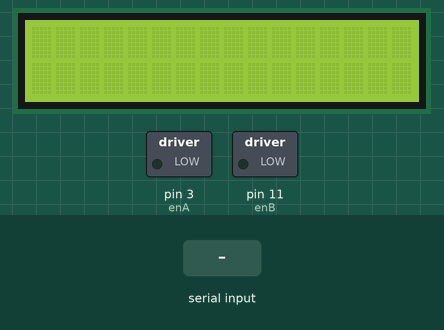
This sketch was run on a simulated Arduino Uno, built with avr-gcc and run on an emulated ATmega328P. Parts: 16×2 character LCD, switched loads named in the sketch (green lamp = pin HIGH). The inputs (shaded band) are chosen by the test bench.

Above: at 1.2 s.
1.3 s: "L" received over Serial
At 2.7 s:
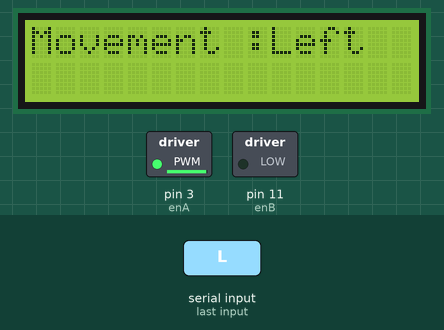
3.0 s: "F" received over Serial
At 4.0 s:
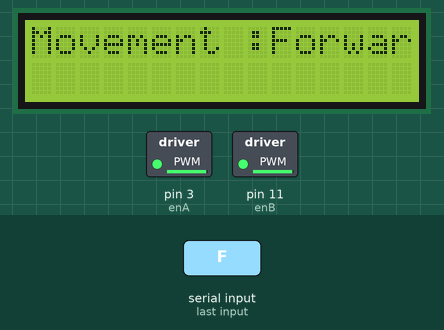
4.6 s: "B" received over Serial
At 5.2 s:
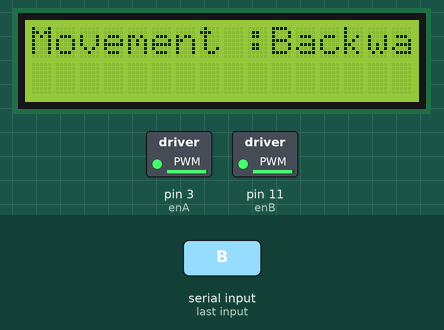
6.2 s: "R" received over Serial
At 7.6 s:
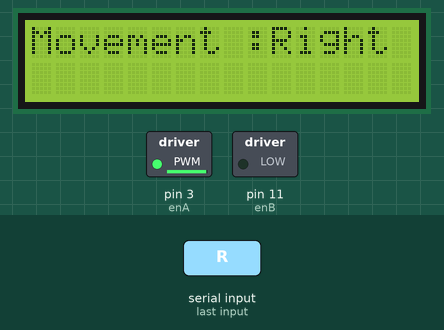
7.9 s: "F" received over Serial
At 7.95 s:
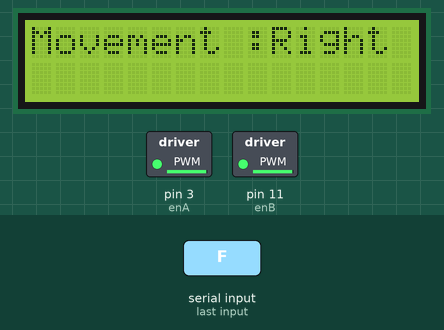
9.5 s: "L" received over Serial
At 9.65 s:
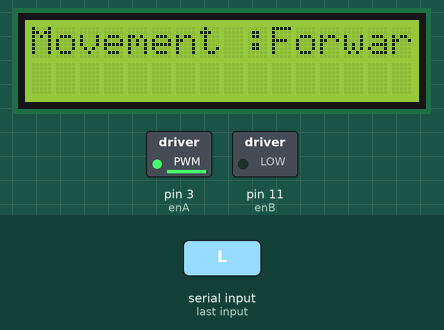
Timing chart, 0 to 12.2 s (numbered marks = the images above; inputs shaded):
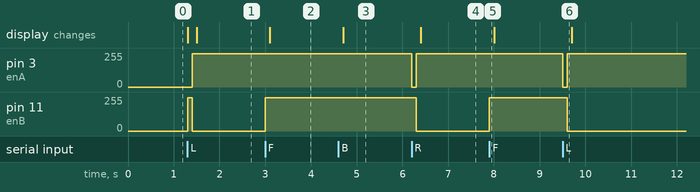

Measured:
- after the input at 1.3 s, pin 3 (enA): 0/255 → 250/255 after 0.10 s; pin 11 (enB): 0/255 → 250/255 at once, → 0/255 0.10 s later; the display: first changes at once (image 1 shows a later state)
- after the input at 3.0 s, pin 11 (enB): 0/255 → 250/255 at once; the display: changes after 0.10 s (image 2)
- after the input at 4.6 s, the display: changes after 0.10 s (image 3)
- after the input at 6.2 s, pin 3 (enA): 250/255 → 0/255 at once, → 250/255 0.10 s later; pin 11 (enB): 250/255 → 0/255 after 0.10 s; the display: changes after 0.20 s (image 4)
- after the input at 7.9 s, pin 11 (enB): 0/255 → 250/255 at once
- after the input at 9.5 s, pin 3 (enA): 250/255 → 0/255 at once, → 250/255 0.10 s later; pin 11 (enB): 250/255 → 0/255 after 0.10 s

The sketch:

Bluetooth_Controlled_Car.ino
```cpp
#include <Arduino.h>
#include <L298N.h>
#include <Wire.h>
#include <LiquidCrystal.h>

// Motor A connections
int enA = 3;   //  left 1 & 2
int in1 = A1;  //1 & 4
int in2 = A2;  //2 & 3

// Motor B connections
int enB = 11;  //  right 3 & 4

const int rs = 8, en = 9, d4 = 4, d5 = 5, d6 = 6, d7 = 7;
LiquidCrystal lcd(rs, en, d4, d5, d6, d7);

char command;

void setup() {
  Serial.begin(9600);  //Set the baud rate to your Bluetooth module.
  lcd.begin(16, 2);
}

void stop(int i) {
  // Stop the motors
  analogWrite(enA, 0);
  analogWrite(enB, 0);
  digitalWrite(in1, LOW);
  digitalWrite(in2, LOW);
  delay(i);
}

void foward(int i, int speed) {

  analogWrite(enA, speed);
  analogWrite(enB, speed);
  digitalWrite(in1, LOW);
  digitalWrite(in2, HIGH);
  delay(i);
}

void reverse(int i, int speed) {

  analogWrite(enA, speed);
  analogWrite(enB, speed);
  digitalWrite(in1, HIGH);
  digitalWrite(in2, LOW);
  delay(i);
}

void L(int i, int speed) {
  //LEFT
  analogWrite(enA, 0);
  analogWrite(enB, speed);
  digitalWrite(in1, LOW);
  digitalWrite(in2, HIGH);
  delay(i);
}

void L1(int i, int speed) {

  analogWrite(enA, 0);
  analogWrite(enB, speed);
  digitalWrite(in1, HIGH);
  digitalWrite(in2, LOW);
  delay(i);
  analogWrite(enA, speed);
  analogWrite(enB, 0);
  digitalWrite(in1, LOW);
  digitalWrite(in2, HIGH);
  delay(i);
}

void R(int i, int speed) {
  //RIGHT
  analogWrite(enB, 0);
  analogWrite(enA, speed);
  digitalWrite(in1, LOW);
  digitalWrite(in2, HIGH);
  delay(i);
}

void R1(int i, int speed) {

  analogWrite(enA, 0);
  analogWrite(enB, speed);
  digitalWrite(in1, LOW);
  digitalWrite(in2, HIGH);
  delay(i);
  analogWrite(enB, 0);
  analogWrite(enA, speed);
  digitalWrite(in1, HIGH);
  digitalWrite(in2, LOW);
  delay(i);
}

void rotate(int i, int speed) {

  analogWrite(enA, 0);
  analogWrite(enB, speed);
  digitalWrite(in1, LOW);
  digitalWrite(in2, HIGH);
  delay(i);
  analogWrite(enB, 0);
  analogWrite(enA, speed);
  digitalWrite(in1, HIGH);
  digitalWrite(in2, LOW);
  delay(i);
}

void loop(){

  if(Serial.available() > 0){
    command = Serial.read();
    stop(0); //initialize with motors stoped
    // Change pin mode only if new command is different from previous.
    // Serial.println(command);
    lcd.setCursor(0, 0);
    lcd.print("Movement :");

    switch(command){
    case 'F':
      foward(100,250);
      lcd.println("Forward");
      break;
    case 'B':
      reverse(100,250);
      lcd.println("Backward");
      break;
    case 'L':
      L1(100,250);
      lcd.println("Left");
      break;
    case 'R':
      R1(100,250);
      lcd.println("Right");
      break;
    }
  }
}
```
